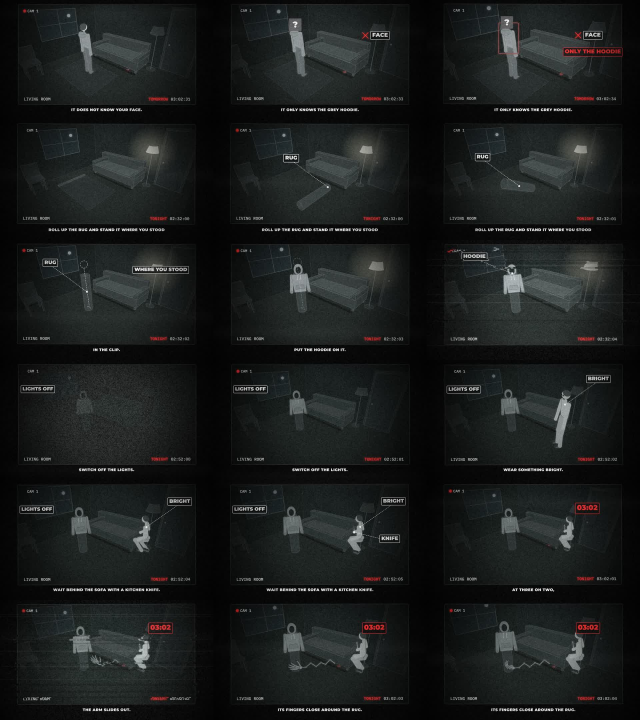
#> input picture concepts/eerie/ep04/r4.jpg, 1920 x 2160 px (shown at 1/3 size)
$ python thumbs_v2.py ../ep04/r4.jpg ../ep04/r4b.jpg
#> lines starting #> are read from the running program, lines starting #| are printed output that depends on the picture
# EP03 thumbnails v2: map the clean engine still (thumbstill TH=drawT2g) to the channel's three looks.
# python3 thumbs_v2.py in.png outdir  -> outdir/b_bw.png, b_green.png, b_red.png (1280x720)
import sys, numpy as np
from PIL import Image, ImageFilter
im = Image.open(sys.argv[1]).convert('RGB').resize((1280, 720), Image.LANCZOS); out = sys.argv[2]
#> after `im = Image.open(sys.argv[1]).convert('RGB').resize((1280, 720), Image.`:
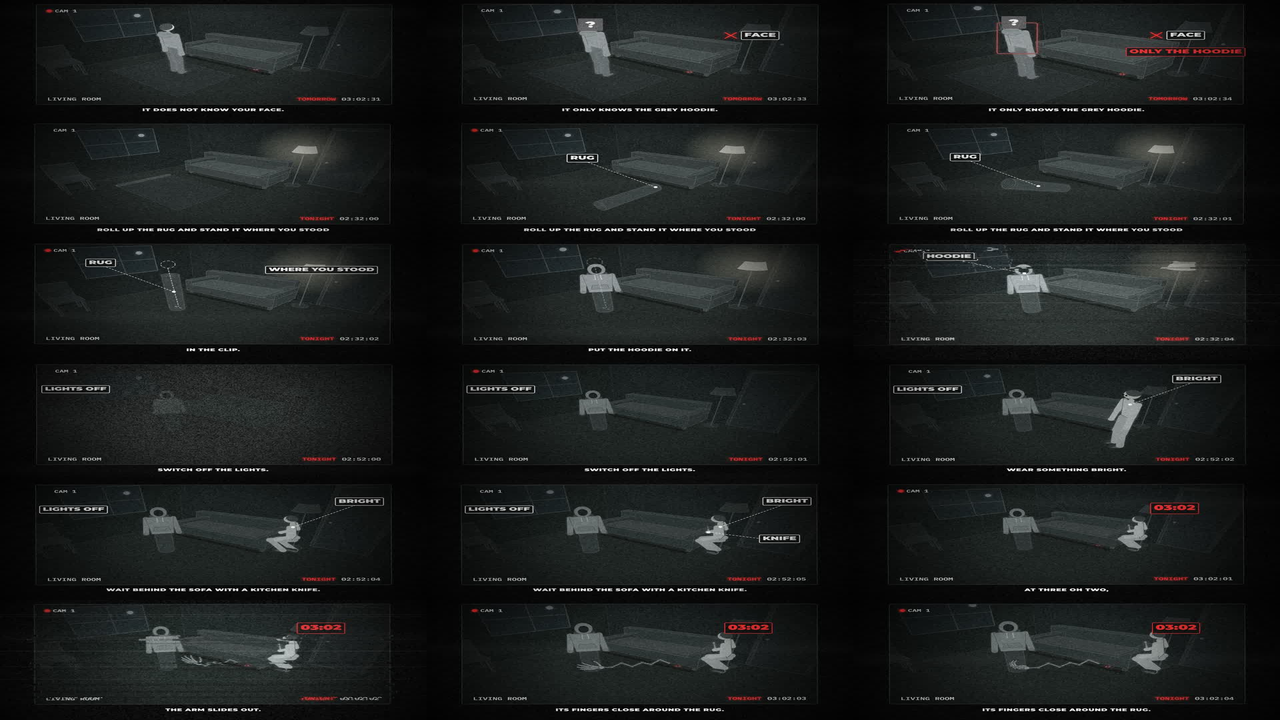
#> im: PIL image 1280x720 RGB; mean R, G, B 26.7, 29.4, 28.8
a = np.asarray(im).astype(np.float32) / 255
r, g, b = a[..., 0], a[..., 1], a[..., 2]
red = np.clip((r - np.maximum(g, b) - 0.15) * 3, 0, 1)
L = 0.3 * r + 0.59 * g + 0.11 * b
fig = np.clip((L - 0.22) / 0.62, 0, 1) ** 0.9 * (1 - red)       # walls and glass go black, figures white, your head (darker grey) stays mid-grey
fig *= np.where(np.mgrid[0:720, 0:1280][0] < 90, 0.4, 1.0)      # the ceiling light stays dim so the faces lead
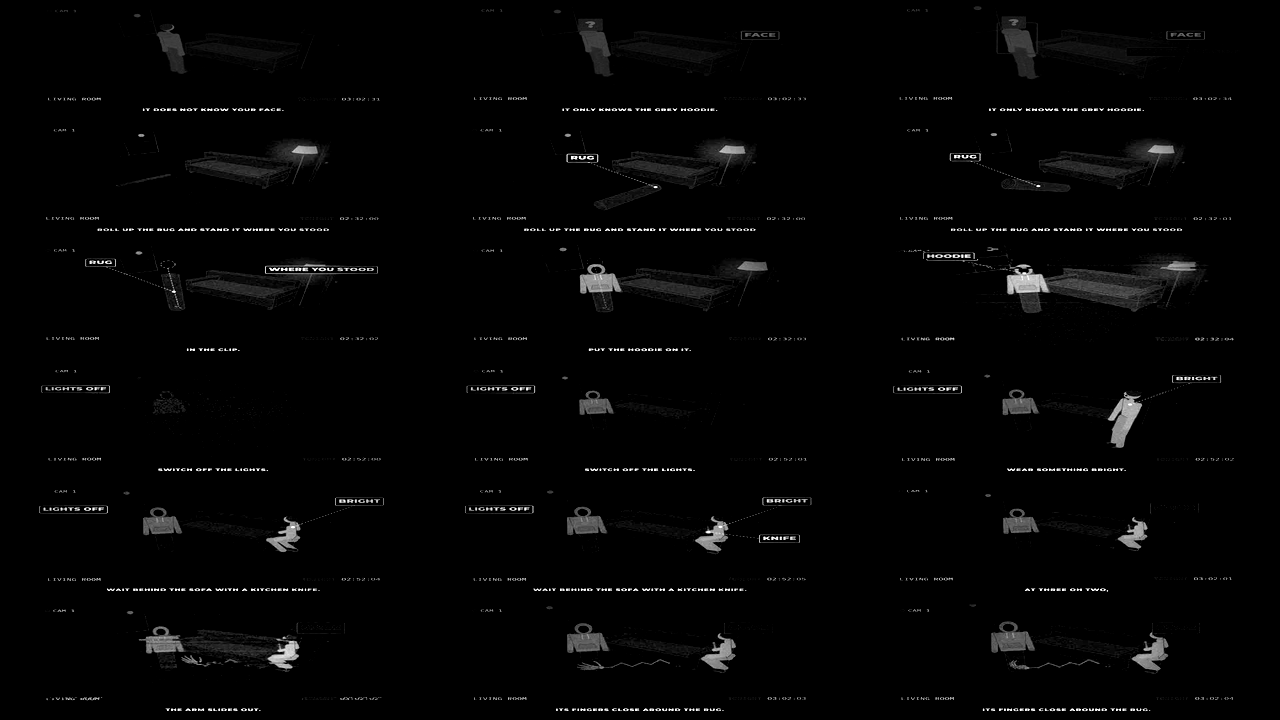
#> fig: shape (720, 1280) float32; min 0, max 1, mean 0.0187
def blur(m, rad): return np.asarray(Image.fromarray((np.clip(m, 0, 1) * 255).astype(np.uint8)).filter(ImageFilter.GaussianBlur(rad))).astype(np.float32) / 255
#> called with rad = 16
gF = blur(np.clip((fig - 0.6) * 2.5, 0, 1), 16); gR = blur(red, 14); gR2 = blur(red, 40)
#> call 3 of blur, with rad = 40
#> in blur (call 3), `def blur(m, rad): return np.asarray(Image.fromarray((np.clip(m, 0, 1) ..`:
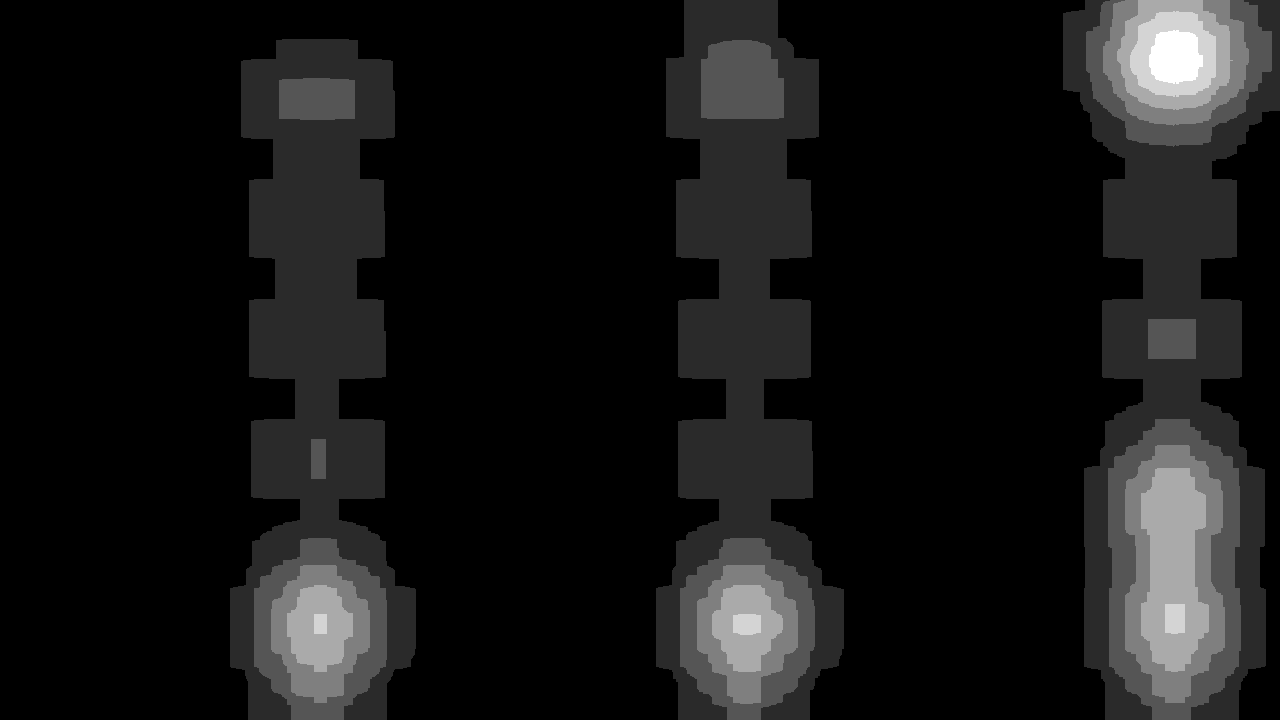
#> returned value: shape (720, 1280) float32; min 0, max 0.0235, mean 0.00206; drawn with min black and max white
yy = np.mgrid[0:720, 0:1280][0]
def save(bg, figc, glowc, redc, redglow, name, scan=False):
#> called with name = 'b_bw', scan = False
    o = np.ones((720, 1280, 3)) * np.array(bg)
    o = o + gF[..., None] * np.array(glowc) * 0.5
    o = o * (1 - fig[..., None]) + fig[..., None] * np.array(figc)
    o = o + (gR * 1.2 + gR2 * 0.9)[..., None] * np.array(redglow)
    o = o * (1 - red[..., None]) + red[..., None] * np.array(redc)
    if scan: o *= (1 - 0.07 * ((yy % 4) < 2))[..., None]
    Image.fromarray((np.clip(o, 0, 1) * 255).astype(np.uint8)).save(f'{out}/{name}.png')
save([0, 0, 0], [1, 1, 1], [1, 1, 1], [1, 0.12, 0.18], [1, 0, 0.05], 'b_bw')
save([0, 0.03, 0.01], [0.45, 1, 0.55], [0.2, 1, 0.35], [1, 0.12, 0.18], [1, 0, 0.05], 'b_green', True)
#> call 2 of save, with name = 'b_green', scan = True
#> in save (call 2), `o = o + gF[..., None] * np.array(glowc) * 0.5`:
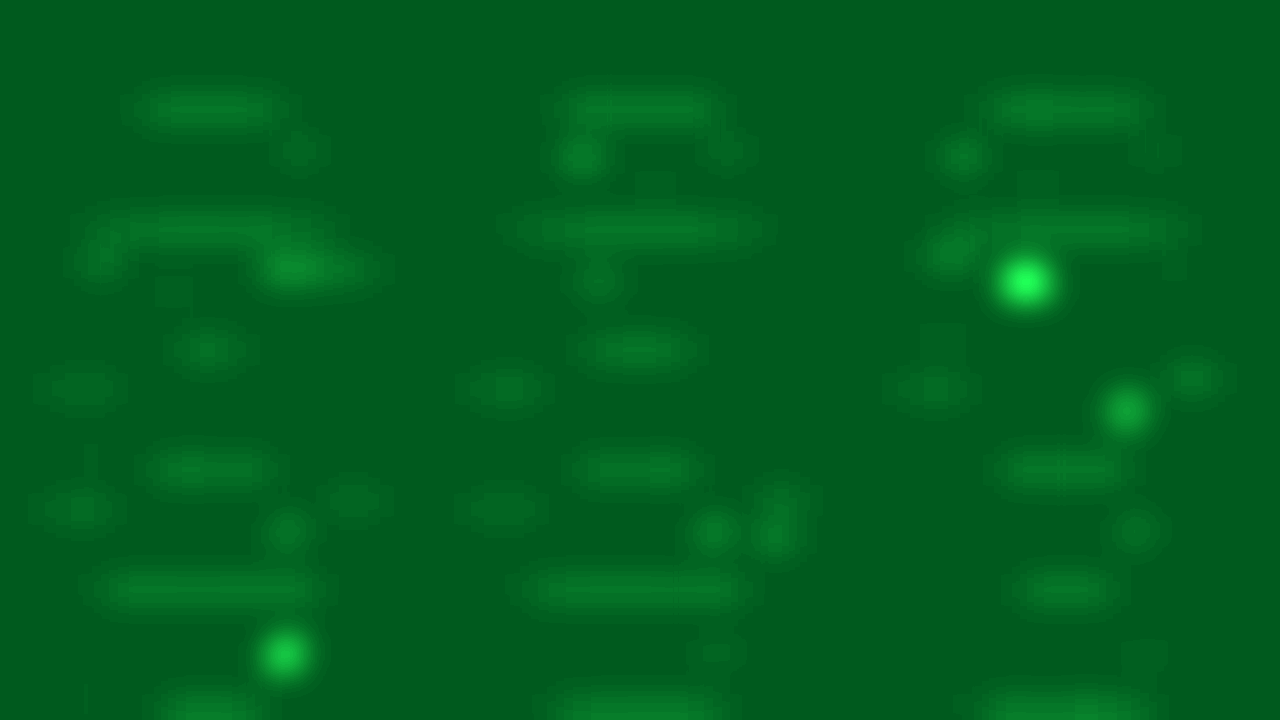
#> o: shape (720, 1280, 3) float64; mean of channels 0, 1, 2 0.000318, 0.0316, 0.0106; drawn with min black and max white
save([0.9, 0.08, 0.13], [1, 1, 1], [1, 0.6, 0.6], [0.05, 0, 0], [0, 0, 0], 'b_red')
#> call 3 of save, with name = 'b_red', scan = False
#> in save (call 3), `Image.fromarray((np.clip(o, 0, 1) * 255).astype(np.uint8)).save(f'{out..`:
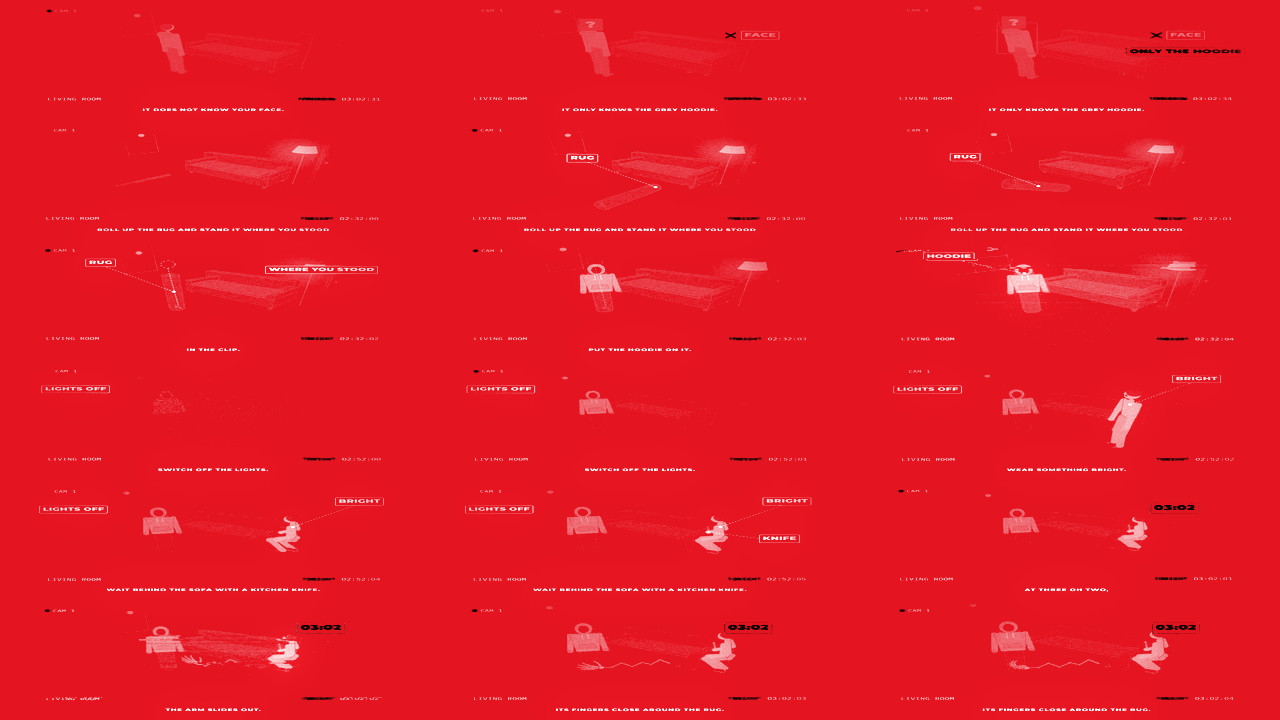
#> saved as b_red.png: PIL image 1280x720 RGB; mean R, G, B 229.4, 24.5, 37.2
